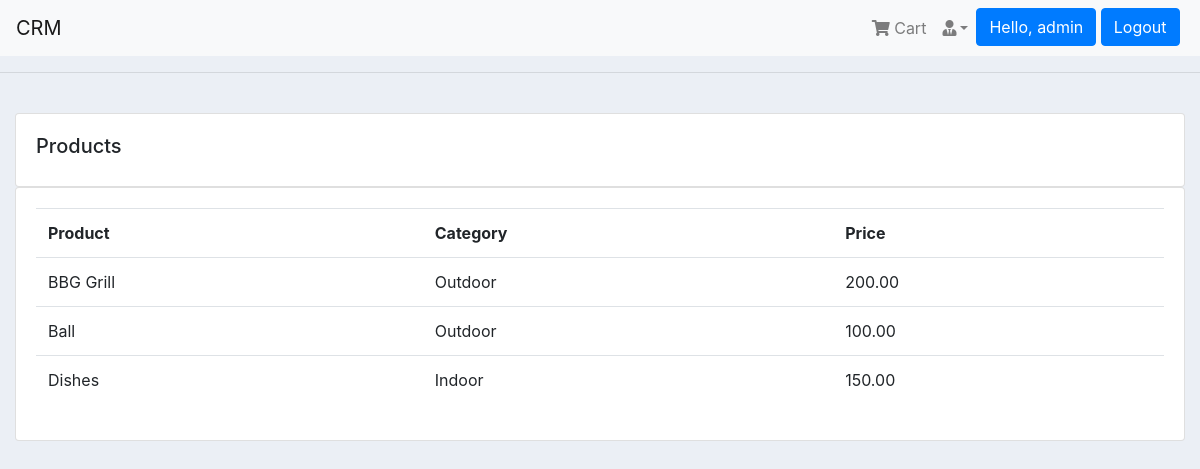
/product/ (signed in), run on the app's committed database.
### accounts/models.py (models this page shows, shortened)
class Product(models.Model):
    CATEGORY = (
        ('Indoor','Indoor'),
        ('Outdoor','Outdoor'),
    )
    name = models.CharField(max_length=200,null=True)
    price = models.DecimalField(max_digits=10,decimal_places=2,default=0.0)
    category = models.CharField(max_length=50,null=True,choices=CATEGORY)
    description = models.CharField(max_length=200,null=True)
    date_created = models.DateTimeField(auto_now_add=True)
    tags = models.ManyToManyField(Tag)

### accounts/decorators.py (the view)
        def wrapper_func(request,*args,**kwargs):
            group = None
            if(request.user.groups.exists()):
                group = request.user.groups.all()[0].name
                print("Group in allowed_users",group)
            if group in allowed_roles:
                return view_func(request,*args,**kwargs)
            else:
                return HttpResponse("You are not authorized to view this page")

### accounts/views.py (called while the page is built)
@login_required(login_url='login')
@allowed_users(allowed_roles=['admin'])
def product(request):
    products = Product.objects.all()
    content = {'title':'Product','products':products}
    return render(request,'accounts/products.html',context=content)

### accounts/templates/accounts/products.html
{% extends 'main.html' %}
{% block content %}
<br>
<div class="row">
    <div class="col-md">
        <div class="card card-body">
            <h5>Products</h5>
        </div>
        <div class="card card-body">
            <table class="table">
                <tr>
                    <th>Product</th>
                    <th>Category</th>
                    <th>Price</th>
                </tr>
                {% for product in products %}
                <tr>
                    <td>{{product.name}}</td>
                    <td>{{product.category}}</td>
                    <td>{{product.price}}</td>
                </tr>
                {% endfor %}
            </table>
        </div>
    </div>
</div>
{% endblock content %}

### accounts/templates/accounts/navbar.html (shortened to what this page needs)
<nav class="navbar navbar-expand-lg navbar-light bg-light">
    <a href="/" class="navbar-brand">CRM</a>
    <div class="collapse navbar-collapse" id="navbarNav">
        <ul class="navbar-nav ml-auto">
            <li class="nav-item">
                <a href="" class="nav-link">
                    <i class="fa fa-shopping-cart"></i> Cart
                </a>
            </li>
            <li class="nav-item dropdown">
                <a class="nav-link dropdown-toggle" href="#" id="navbarDropdown" role="button" data-toggle="dropdown"
                    aria-haspopup="true" aria-expanded="false"><i class="fas fa-user-tie"></i></a>
            </li>
            {% if request.user.is_authenticated %}
            <li class="nav-item">
                <a href="{% url 'account' %}" class="btn btn-primary">Hello, {{request.user.username}}</a>
            </li> &nbsp;
            <li class="nav-item">
                <a href="{% url 'logout' %}" class="btn btn-primary">Logout</a>
            </li> &nbsp;
            {% endif %}
        </ul>
    </div>
</nav>

### static/css/main.css (style rules this page uses)
body { background-color: #ebeff5; }

### data on the page
Product: name "BBG Grill", category "Outdoor", price "200.00"
Product: name "Ball", category "Outdoor", price "100.00"
Product: name "Dishes", category "Indoor", price "150.00"

### other printed values
{{ request.user.username }} "admin"
